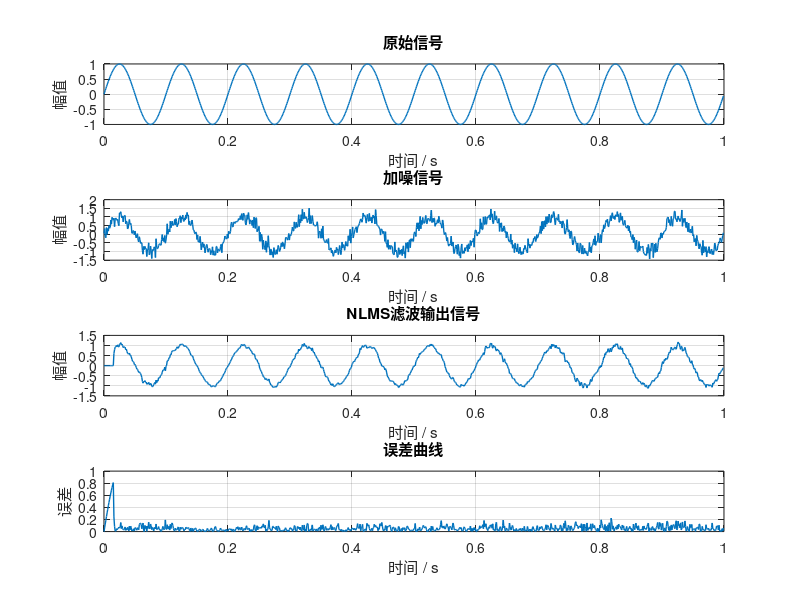
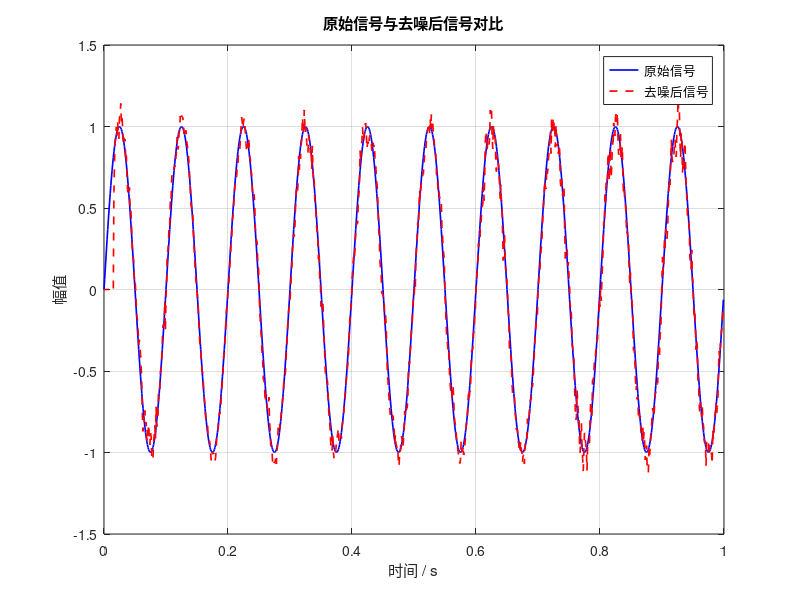

Here is the MATLAB script that generated these plots, in order: (Note: this script raises an error after producing the figures.)
clc;
clear;
close all;

%% 1. 输入信号生成模块
fs = 1000;                  % 采样频率
N = 1000;                   % 采样点数
t = (0:N-1)/fs;             % 时间轴
f0 = 10;                    % 信号频率
d = sin(2*pi*f0*t);         % 原始信号（期望信号）

%% 2. 噪声叠加模块
snr_in = 10;                                % 输入信噪比(dB)
x = awgn(d, snr_in, 'measured');            % 加入高斯白噪声后的信号

%% 3. NLMS滤波器模块参数设置
M = 16;                     % 滤波器阶数
mu = 0.8;                   % 步长参数
delta = 1e-6;               % 正则化项，防止除零

w = zeros(M,1);             % 初始化权值
y = zeros(1,N);             % 滤波器输出信号
e = zeros(1,N);             % 误差信号

%% 4. NLMS算法主循环
for n = M:N
    x_n = x(n:-1:n-M+1)';                   % 当前输入向量
    y(n) = w' * x_n;                        % 滤波器输出
    e(n) = d(n) - y(n);                     % 误差
    w = w + (mu / (delta + x_n' * x_n)) * x_n * e(n);   % 权值更新
end

%% 5. 性能评估模块
noise_before = x - d;                       % 加噪后的噪声
snr_before = 10*log10(sum(d.^2) / sum(noise_before.^2));
snr_after  = 10*log10(sum(d.^2) / sum((d - y).^2));

mse_before = mean((d - x).^2);
mse_after  = mean((d - y).^2);

disp('----- 仿真结果 -----');
fprintf('去噪前 SNR = %.2f dB\n', snr_before);
fprintf('去噪后 SNR = %.2f dB\n', snr_after);
fprintf('去噪前 MSE = %.6f\n', mse_before);
fprintf('去噪后 MSE = %.6f\n', mse_after);

%% 6. 可视化模块
figure;

subplot(4,1,1);
plot(t, d, 'LineWidth', 1);
title('原始信号');
xlabel('时间 / s');
ylabel('幅值');
grid on;

subplot(4,1,2);
plot(t, x, 'LineWidth', 1);
title('加噪信号');
xlabel('时间 / s');
ylabel('幅值');
grid on;

subplot(4,1,3);
plot(t, y, 'LineWidth', 1);
title('NLMS滤波输出信号');
xlabel('时间 / s');
ylabel('幅值');
grid on;

subplot(4,1,4);
plot(t, abs(d-y), 'LineWidth', 1);
title('误差曲线');
xlabel('时间 / s');
ylabel('误差');
grid on;

%% 7. 原始信号与去噪信号对比图
figure;
plot(t, d, 'b', 'LineWidth', 1.2); hold on;
plot(t, y, 'r--', 'LineWidth', 1.2);
legend('原始信号', '去噪后信号');
title('原始信号与去噪后信号对比');
xlabel('时间 / s');
ylabel('幅值');
grid on;

%% 8. 参数扫描模块（一）：扫描步长 mu
mu_list = [0.1 0.3 0.5 0.8];
snr_mu = zeros(length(mu_list),1);
mse_mu = zeros(length(mu_list),1);

for k = 1:length(mu_list)
    mu_temp = mu_list(k);
    w_temp = zeros(M,1);
    y_temp = zeros(1,N);
    e_temp = zeros(1,N);

    for n = M:N
        x_n = x(n:-1:n-M+1)';
        y_temp(n) = w_temp' * x_n;
        e_temp(n) = d(n) - y_temp(n);
        w_temp = w_temp + (mu_temp/(delta + x_n'*x_n)) * x_n * e_temp(n);
    end

    snr_mu(k) = 10*log10(sum(d.^2) / sum((d - y_temp).^2));
    mse_mu(k) = mean((d - y_temp).^2);
end

%% 9. 绘制步长参数对性能影响
figure;
plot(mu_list, snr_mu, '-o', 'LineWidth', 1.5);
title('步长参数对输出SNR的影响');
xlabel('步长参数 \mu');
ylabel('输出信噪比 SNR / dB');
grid on;

figure;
plot(mu_list, mse_mu, '-o', 'LineWidth', 1.5);
title('步长参数对MSE的影响');
xlabel('步长参数 \mu');
ylabel('均方误差 MSE');
grid on;

%% 10. 参数扫描模块（二）：扫描滤波器阶数 M
M_list = [4 8 16 32 64];
snr_M = zeros(length(M_list),1);
mse_M = zeros(length(M_list),1);

mu_fixed = 0.8;     % 固定步长参数用于阶数扫描

for k = 1:length(M_list)
    M_temp = M_list(k);
    w_temp = zeros(M_temp,1);
    y_temp = zeros(1,N);
    e_temp = zeros(1,N);

    for n = M_temp:N
        x_n = x(n:-1:n-M_temp+1)';
        y_temp(n) = w_temp' * x_n;
        e_temp(n) = d(n) - y_temp(n);
        w_temp = w_temp + (mu_fixed/(delta + x_n'*x_n)) * x_n * e_temp(n);
    end

    snr_M(k) = 10*log10(sum(d.^2) / sum((d - y_temp).^2));
    mse_M(k) = mean((d - y_temp).^2);
end

%% 11. 绘制滤波器阶数对性能影响
figure;
plot(M_list, snr_M, '-o', 'LineWidth', 1.5);
title('滤波器阶数对输出SNR的影响');
xlabel('滤波器阶数 M');
ylabel('输出信噪比 SNR / dB');
grid on;

figure;
plot(M_list, mse_M, '-o', 'LineWidth', 1.5);
title('滤波器阶数对MSE的影响');
xlabel('滤波器阶数 M');
ylabel('均方误差 MSE');
grid on;

%% 12. 输出参数扫描结果到命令窗口
disp('----- 步长参数扫描结果 -----');
disp(table(mu_list', snr_mu, mse_mu, 'VariableNames', {'mu', 'SNR_dB', 'MSE'}));

disp('----- 滤波器阶数扫描结果 -----');
disp(table(M_list', snr_M, mse_M, 'VariableNames', {'M', 'SNR_dB', 'MSE'}));
